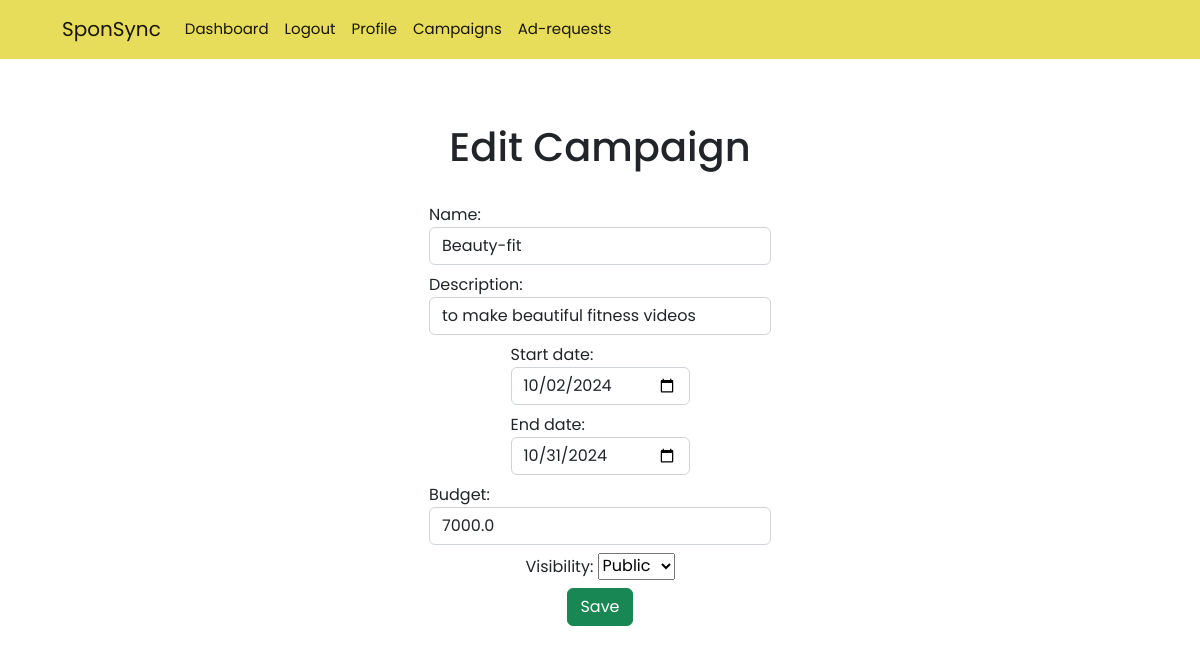
/campaign/6/edit (signed in), run on the app's committed database.
### models.py (models this page shows)
class Campaign(db.Model):
    id = db.Column(db.Integer,primary_key=True)
    name = db.Column(db.String(30),unique=True,nullable=False)
    sponsor_id = db.Column(db.Integer,db.ForeignKey("sponsor.id"))
    description = db.Column(db.String(1000),nullable=False)
    start_date = db.Column(db.Date,nullable=False)
    end_date = db.Column(db.Date,nullable=False)
    budget = db.Column(db.Float,nullable=False)
    visibility = db.Column(db.String(10),nullable=False)
    ad_requests = db.relationship("AdRequest",backref="campaign")
    flagged = db.Column(db.Boolean,nullable=False,default=False)

### routes.py (the view, shortened to what this page needs)
@app.route('/campaign/<int:id>/edit',methods=['GET','POST'])
@auth_required
def edit_campaign(id):
    user = User.query.get(session['user_id'])
    campaign = Campaign.query.get(id)
    return render_template('campaign/edit.html',user=user,campaign=campaign,current_date = date.today())

### routes.py (called while the page is built)
def auth_required(func):
    @wraps(func)
    def inner(*args , **kwargs):
        if 'user_id' not in session:
            flash('You need to login first.')
            return redirect(url_for('login'))
        return func(*args,**kwargs)
    return inner

### templates/campaign/edit.html (shortened to what this page needs)
{% extends 'layout.html' %}
{% block content %}
<h1>Edit Campaign</h1>
<form method="post">
    <label for="name" class="form-label">Name:
        <input type="text" name="name" id="name" class="form-control" value="{{campaign.name}}" required>
    </label>
    <label for="description" class="form-label">Description:
        <input type="text" name="description" id="description" class="form-control" value="{{campaign.description}}" required>
    </label>
    <label for="start_date" class="form-label">Start date:
        <input type="date" name="start_date" id="start_date" class="form-control" value="{{campaign.start_date}}" min="{{ current_date}}" required>
    </label>
    <label for="end_date" class="form-label">End date:
        <input type="date" name="end_date" id="end_date" class="form-control" value="{{campaign.end_date}}" min = "{{ current_date }}" required>
    </label>
    <label for="budget" class="form-label">Budget:
        <input type="number" name="budget" id="budget" class="form-control" value="{{campaign.budget}}"  required>
    </label>
    <label for="visibility" class="form-label">Visibility:
        <select name="visibility" id="visibility">
            <option value="public">Public</option>
        </select>
    </label>
    <input type="submit" value="Save" class="btn btn-success">
</form>
{% endblock %}

### templates/layout.html (style rules this page uses)
* { font-family: "Poppins", system-ui; ; }

### templates/campaign/edit.html (style rules this page uses)
h1 { text-align: center; margin-top: 64px; }
form { margin-top: 32px; display: flex; flex-direction: column; align-items: center; }

### data on the page
Campaign: name "Beauty-fit", description "to make beautiful fitness videos", start_date "10/02/2024", end_date "10/31/2024", budget "7000.0"
